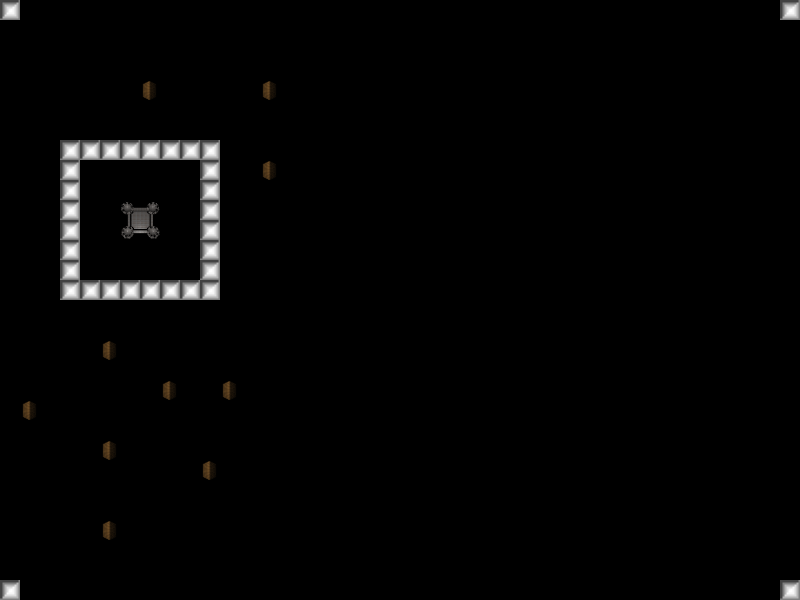

A 2D game scene composited from a Tiled map and its tileset images. What follows is a short description and the map's XML, with each tile layer's data collapsed to a summary:
An orthogonal 40x30 tile map with 20x20 px tiles, 1 tile layer (walls).

<map version="1.0" orientation="orthogonal" width="40" height="30" tilewidth="20" tileheight="20">
 <tileset firstgid="1" name="all" tilewidth="20" tileheight="20">
  <image source="./tilemap.png" width="100" height="60" />
 </tileset>
 <layer name="walls" width="40" height="30">
  <data>[1200 cells, 46 non-empty, 6 distinct tile ids]</data>
 </layer>
</map>